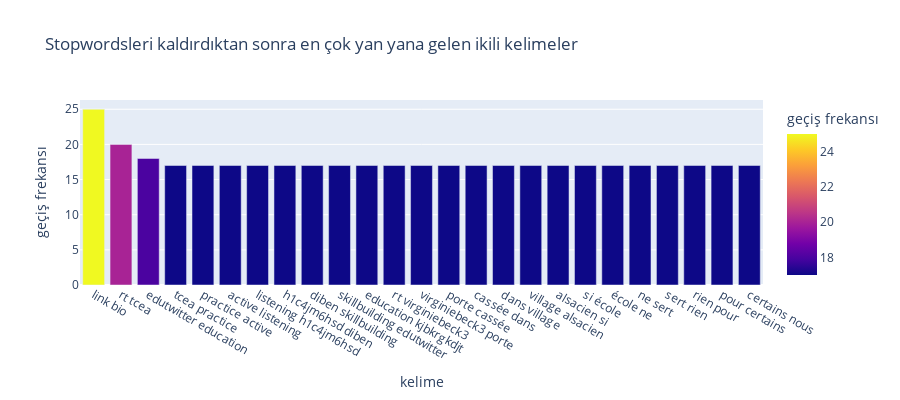

The notebook cell saved with this chart:
### Code cell
def get_top_n_bigram(corpus, n=None):
    vec = CountVectorizer(ngram_range=(2, 2), stop_words=stop).fit(corpus)
    bag_of_words = vec.transform(corpus)
    sum_words = bag_of_words.sum(axis=0) 
    words_freq = [(word, sum_words[0, idx]) for word, idx in vec.vocabulary_.items()]
    words_freq =sorted(words_freq, key = lambda x: x[1], reverse=True)
    return words_freq[:n]
common_words = get_top_n_bigram(mydata["text"], 25)
df3 = pd.DataFrame(common_words, columns = ['kelime' , 'geçiş frekansı'])
fig = px.bar(df3, x='kelime', y='geçiş frekansı',
             hover_data=['kelime', 'geçiş frekansı'], color='geçiş frekansı',
             title='Stopwordsleri kaldırdıktan sonra en çok yan yana gelen ikili kelimeler',
             height=400)
fig.show()

### Figure 1 — Plotly figure (JSON) as saved in the notebook; plotly's stock layout.template omitted (floating-point values rounded to 4 significant figures)
{"data": [{"alignmentgroup": "True", "hovertemplate": "kelime=%{x}<br>geçiş frekansı=%{marker.color}<extra></extra>", "legendgroup": "", "marker": {"color": [25, 20, 18, 17, 17, 17, 17, 17, 17, 17, 17, 17, 17, 17, 17, 17, 17, 17, 17, 17, 17, 17, 17, 17, 17], "coloraxis": "coloraxis", "pattern": {"shape": ""}}, "name": "", "offsetgroup": "", "orientation": "v", "showlegend": false, "textposition": "auto", "type": "bar", "x": ["link bio", "rt tcea", "edutwitter education", "tcea practice", "practice active", "active listening", "listening h1c4jm6hsd", "h1c4jm6hsd diben", "diben skillbuilding", "skillbuilding edutwitter", "education kjbkrgkdjt", "rt virginiebeck3", "virginiebeck3 porte", "porte cassée", "cassée dans", "dans village", "village alsacien", "alsacien si", "si école", "école ne", "ne sert", "sert rien", "rien pour", "pour certains", "certains nous"], "xaxis": "x", "y": [25, 20, 18, 17, 17, 17, 17, 17, 17, 17, 17, 17, 17, 17, 17, 17, 17, 17, 17, 17, 17, 17, 17, 17, 17], "yaxis": "y"}], "layout": {"barmode": "relative", "coloraxis": {"colorbar": {"title": {"text": "geçiş frekansı"}}, "colorscale": [[0, "#0d0887"], [0.1111, "#46039f"], [0.2222, "#7201a8"], [0.3333, "#9c179e"], [0.4444, "#bd3786"], [0.5556, "#d8576b"], [0.6667, "#ed7953"], [0.7778, "#fb9f3a"], [0.8889, "#fdca26"], [1, "#f0f921"]]}, "height": 400, "legend": {"tracegroupgap": 0}, "title": {"text": "Stopwordsleri kaldırdıktan sonra en çok yan yana gelen ikili kelimeler"}, "xaxis": {"anchor": "y", "domain": [0, 1], "title": {"text": "kelime"}}, "yaxis": {"anchor": "x", "domain": [0, 1], "title": {"text": "geçiş frekansı"}}}}
